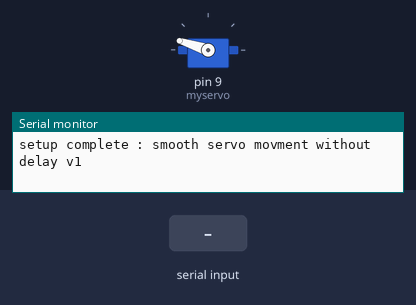
A sketch run on a simulated Arduino Uno, built with avr-gcc and run on an emulated ATmega328P. Parts: servo, the last lines printed to the serial monitor. Inputs (shaded band) come from the test bench.

Above: at 1.27 s.
1.3 s: "x" received over Serial
At 2.4 s:
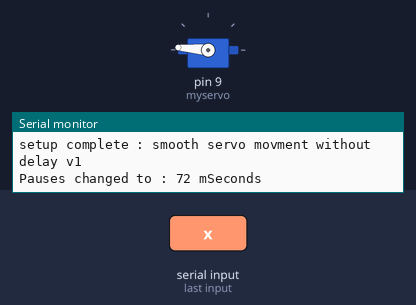
4.3 s: "90,45\n" received over Serial
At 4.77 s:
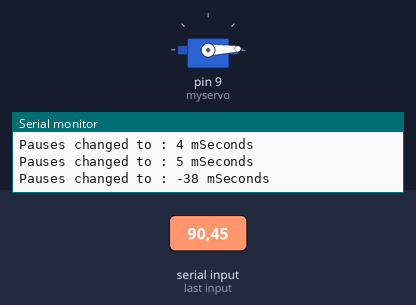
Timing chart, 0 to 16.3 s (numbered marks = the images above; inputs shaded):
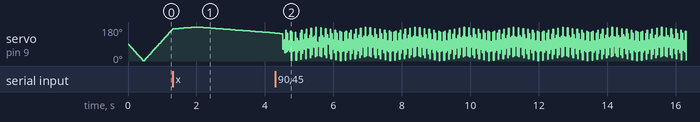

The sketch:

Servo_no_delay.ino
```cpp
#include <Servo.h>

Servo myservo;  // create servo object to control a servo, max = 8 servos
int myservo_pin = 9; // pin that controls the servo
int myservo_speed = 5; // how fast the servo moves, 1 = very fast, 10 = very slow
long myservo_movetime = 0; // next time in millis servo next moves
int myservo_gPos = 0; // target position to move towards
int myservo_cPos = 0; // current postion of servo

int pos = 0;    // variable to store the servo position
int cPos;       // current position
int gPos;       // goal position
int tDelay = 5; // delay between moves, gives appearance of smooth motion

void setup() {
  Serial.begin(9600);
  myservo.attach(9);  // attaches the servo on pin 9 to the servo object

  Serial.println("setup complete : smooth servo movment without delay v1");
}

void loop() {
  cPos = myservo.read();
  if (cPos == 0) gPos = 180;
  if (cPos == 180) gPos = 0;
  if (cPos != gPos && millis() >= myservo_movetime) {
    moveServo();
  }
  if (Serial.available() > 0) { GetCommand(); }
}

void moveServo() {
  if (cPos < gPos) myservo.write(cPos+1);
  if (cPos > gPos) myservo.write(cPos-1);
  //if (cPos == gPos) // nothing
  myservo_movetime = millis() + tDelay;
}

void GetCommand() {
  int command = Serial.read() - '0';
  int mVal = command;
  if (mVal == 'x') {
    tDelay = tDelay * 10;
  } else {
    tDelay = mVal;
  }
  Serial.print("Pauses changed to : "); Serial.print(tDelay); Serial.println(" mSeconds");
  Serial.flush();
}
```
